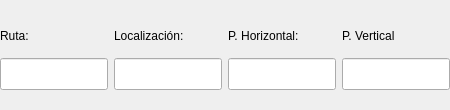
                      <widget class="QWidget" name="widget_4" native="true">
                       <property name="minimumSize">
                        <size>
                         <width>0</width>
                         <height>110</height>
                        </size>
                       </property>
                       <property name="maximumSize">
                        <size>
                         <width>16777215</width>
                         <height>110</height>
                        </size>
                       </property>
                       <property name="styleSheet">
                        <string notr="true"/>
                       </property>
                       <layout class="QGridLayout" name="gridLayout_4">
                        <property name="leftMargin">
                         <number>0</number>
                        </property>
                        <property name="topMargin">
                         <number>20</number>
                        </property>
                        <property name="rightMargin">
                         <number>0</number>
                        </property>
                        <property name="bottomMargin">
                         <number>20</number>
                        </property>
                        <item row="0" column="1">
                         <widget class="QLabel" name="label_5">
                          <property name="minimumSize">
                           <size>
                            <width>0</width>
                            <height>30</height>
                           </size>
                          </property>
                          <property name="maximumSize">
                           <size>
                            <width>16777215</width>
                            <height>35</height>
                           </size>
                          </property>
                          <property name="styleSheet">
                           <string notr="true"/>
                          </property>
                          <property name="text">
                           <string>Localización:</string>
                          </property>
                         </widget>
                        </item>
                        <item row="0" column="0">
                         <widget class="QLabel" name="label_4">
                          <property name="minimumSize">
                           <size>
                            <width>0</width>
                            <height>30</height>
                           </size>
                          </property>
                          <property name="maximumSize">
                           <size>
                            <width>16777215</width>
                            <height>35</height>
                           </size>
                          </property>
                          <property name="styleSheet">
                           <string notr="true"/>
                          </property>
                          <property name="text">
                           <string>Ruta:</string>
                          </property>
                         </widget>
                        </item>
                        <item row="0" column="3">
                         <widget class="QLabel" name="label_7">
                          <property name="minimumSize">
                           <size>
                            <width>0</width>
                            <height>30</height>
                           </size>
                          </property>
                          <property name="maximumSize">
                           <size>
                            <width>16777215</width>
                            <height>35</height>
                           </size>
                          </property>
                          <property name="styleSheet">
                           <string notr="true"/>
                          </property>
                          <property name="text">
                           <string>P. Vertical</string>
                          </property>
                         </widget>
                        </item>
                        <item row="0" column="2">
                         <widget class="QLabel" name="label_6">
                          <property name="minimumSize">
                           <size>
                            <width>0</width>
                            <height>30</height>
                           </size>
                          </property>
                          <property name="maximumSize">
                           <size>
                            <width>16777215</width>
                            <height>35</height>
                           </size>
                          </property>
                          <property name="styleSheet">
                           <string notr="true"/>
                          </property>
                          <property name="text">
                           <string>P. Horizontal:</string>
                          </property>
                         </widget>
                        </item>
                        <item row="1" column="0">
                         <widget class="QLineEdit" name="lineEditRuta">
                          <property name="minimumSize">
                           <size>
                            <width>0</width>
                            <height>30</height>
                           </size>
                          </property>
                          <property name="maximumSize">
                           <size>
                            <width>16777215</width>
                            <height>35</height>
                           </size>
                          </property>
                          <property name="alignment">
                           <set>Qt::AlignRight|Qt::AlignTrailing|Qt::AlignVCenter</set>
                          </property>
                         </widget>
                        </item>
                        <item row="1" column="1">
                         <widget class="QLineEdit" name="lineEditLocalizacion">
                          <property name="minimumSize">
                           <size>
                            <width>0</width>
                            <height>30</height>
                           </size>
                          </property>
                          <property name="maximumSize">
                           <size>
                            <width>16777215</width>
                            <height>35</height>
                           </size>
                          </property>
                          <property name="alignment">
                           <set>Qt::AlignRight|Qt::AlignTrailing|Qt::AlignVCenter</set>
                          </property>
                         </widget>
                        </item>
                        <item row="1" column="2">
                         <widget class="QLineEdit" name="lineEditPHorizontal">
                          <property name="minimumSize">
                           <size>
                            <width>0</width>
                            <height>30</height>
                           </size>
                          </property>
                          <property name="maximumSize">
                           <size>
                            <width>16777215</width>
                            <height>35</height>
                           </size>
                          </property>
                          <property name="alignment">
                           <set>Qt::AlignRight|Qt::AlignTrailing|Qt::AlignVCenter</set>
                          </property>
                         </widget>
                        </item>
                        <item row="1" column="3">
                         <widget class="QLineEdit" name="lineEditPVertical">
                          <property name="minimumSize">
                           <size>
                            <width>0</width>
                            <height>30</height>
                           </size>
                          </property>
                          <property name="maximumSize">
                           <size>
                            <width>16777215</width>
                            <height>35</height>
                           </size>
                          </property>
                          <property name="alignment">
                           <set>Qt::AlignRight|Qt::AlignTrailing|Qt::AlignVCenter</set>
                          </property>
                         </widget>
                        </item>
                       </layout>
                      </widget>
